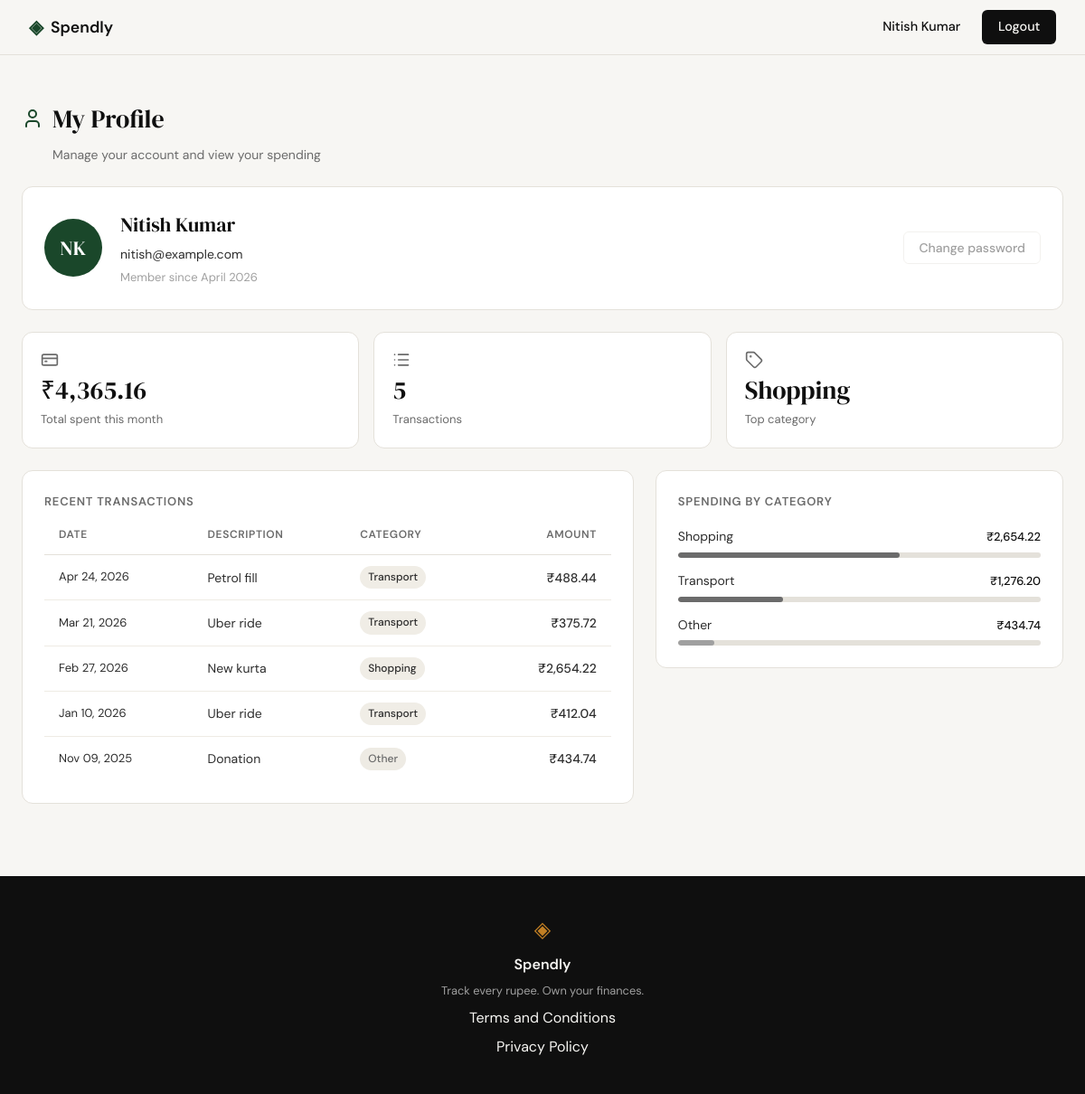
/profile (signed in), run on the app's committed database.
### tables this page shows
CREATE TABLE users (
            id            INTEGER PRIMARY KEY AUTOINCREMENT,
            name          TEXT    NOT NULL,
            email         TEXT    UNIQUE NOT NULL,
            password_hash TEXT    NOT NULL,
            created_at    TEXT    DEFAULT (datetime('now'))
        );

CREATE TABLE expenses (
            id          INTEGER PRIMARY KEY AUTOINCREMENT,
            user_id     INTEGER NOT NULL REFERENCES users(id),
            amount      REAL    NOT NULL,
            category    TEXT    NOT NULL,
            date        TEXT    NOT NULL,
            description TEXT,
            created_at  TEXT    DEFAULT (datetime('now'))
        );

### app.py (the view)
@app.route("/profile")
def profile():
    if not session.get("user_id"):
        return redirect(url_for("login"))
    user_id = session["user_id"]
    user = get_user_by_id(user_id)
    stats = get_summary_stats(user_id)
    transactions = get_recent_transactions(user_id)
    categories = get_category_breakdown(user_id)
    return render_template(
        "profile.html",
        user=user,
        stats=stats,
        transactions=transactions,
        categories=categories,
    )

### database/db.py (called while the page is built)
def get_db():
    conn = sqlite3.connect(DB_PATH)
    conn.row_factory = sqlite3.Row
    conn.execute("PRAGMA foreign_keys = ON")
    return conn

### database/queries.py (called while the page is built)
def get_user_by_id(user_id):
    conn = get_db()
    row = conn.execute(
        "SELECT name, email, created_at FROM users WHERE id = ?",
        (user_id,),
    ).fetchone()
    conn.close()
    if row is None:
        return None
    name = row["name"]
    tokens = name.split()
    initials = "".join(t[0] for t in tokens[:2]).upper() if tokens else ""
    created_at = row["created_at"].split(" ")[0]
    member_since = datetime.strptime(created_at, "%Y-%m-%d").strftime("%B %Y")
    return {
        "name": name,
        "email": row["email"],
        "member_since": member_since,
        "initials": initials,
    }

def get_recent_transactions(user_id, limit=10):
    conn = get_db()
    rows = conn.execute(
        "SELECT date, description, category, amount FROM expenses "
        "WHERE user_id = ? ORDER BY date DESC, id DESC LIMIT ?",
        (user_id, limit),
    ).fetchall()
    conn.close()
    return [
        {
            "date": datetime.strptime(row["date"], "%Y-%m-%d").strftime("%b %d, %Y"),
            "description": row["description"],
            "category": row["category"],
            "amount": f"₹{row['amount']:,.2f}",
        }
        for row in rows
    ]

def get_summary_stats(user_id):
    conn = get_db()
    totals = conn.execute(
        "SELECT COALESCE(SUM(amount), 0) AS total, COUNT(*) AS cnt "
        "FROM expenses WHERE user_id = ?",
        (user_id,),
    ).fetchone()
    top = conn.execute(
        "SELECT category, SUM(amount) AS total FROM expenses "
        "WHERE user_id = ? GROUP BY category ORDER BY total DESC LIMIT 1",
        (user_id,),
    ).fetchone()
    conn.close()
    total = totals["total"]
    count = totals["cnt"]
    top_category = top["category"] if top is not None else "—"
    return {
        "total_spent": f"₹{total:,.2f}",
        "transaction_count": count,
        "top_category": top_category,
    }

### templates/profile.html (shortened to what this page needs)
{% extends "base.html" %}
{% block head %}
<link rel="stylesheet" href="{{ url_for('static', filename='css/profile.css') }}">
{% endblock %}
{% block content %}
<div class="profile-page">
    <div class="profile-header">
        <div class="profile-header-left">
            <i data-lucide="user"></i>
            <h1 class="profile-title">My Profile</h1>
        </div>
        <p class="profile-subtitle">Manage your account and view your spending</p>
    </div>
    <div class="profile-card">
        <div class="avatar-circle">{{ user.initials }}</div>
        <div class="profile-card-info">
            <h2 class="profile-name">{{ user.name }}</h2>
            <p class="profile-email">{{ user.email }}</p>
            <p class="profile-since">Member since {{ user.member_since }}</p>
        </div>
        <div class="profile-card-actions">
            <button class="btn-ghost btn-disabled" disabled>Change password</button>
        </div>
    </div>
    <div class="stats-row">
        <div class="stat-card">
            <i data-lucide="credit-card" class="stat-icon"></i>
            <span class="stat-value">{{ stats.total_spent }}</span>
            <span class="stat-label">Total spent this month</span>
        </div>
        <div class="stat-card">
            <i data-lucide="list" class="stat-icon"></i>
            <span class="stat-value">{{ stats.transaction_count }}</span>
            <span class="stat-label">Transactions</span>
        </div>
        <div class="stat-card">
            <i data-lucide="tag" class="stat-icon"></i>
            <span class="stat-value">{{ stats.top_category }}</span>
            <span class="stat-label">Top category</span>
        </div>
    </div>
    <div class="profile-grid">
        <div class="tx-table-wrap">
            <h3 class="section-heading">Recent Transactions</h3>
            <table class="tx-table">
                <thead>
                    <tr>
                        <th>Date</th>
                        <th>Description</th>
                        <th>Category</th>
                        <th class="tx-amount-col">Amount</th>
                    </tr>
                </thead>
                <tbody>
                    {% for tx in transactions %}
                    <tr>
                        <td class="tx-date">{{ tx.date }}</td>
                        <td>{{ tx.description }}</td>
                        <td>
                            <span class="badge badge--{{ tx.category | lower }}">{{ tx.category }}</span>
                        </td>
                        <td class="tx-amount">{{ tx.amount }}</td>
                    </tr>
                    {% endfor %}
                </tbody>
            </table>
        </div>
        <div class="category-breakdown">
            <h3 class="section-heading">Spending by Category</h3>
            <div class="category-list">
                {% for cat in categories %}
                <div class="category-row cat--{{ cat.name | lower }}">
                    <div class="category-row-top">
                        <span class="category-name">{{ cat.name }}</span>
                        <span class="category-amount">{{ cat.amount }}</span>
                    </div>
                    <div class="category-bar-track">
                        <div class="category-bar-fill" style="--pct: {{ cat.pct }}%"></div>
                    </div>
                </div>
                {% endfor %}
            </div>
        </div>
    </div>
</div>
{% endblock %}

### templates/base.html (shortened to what this page needs)
<!DOCTYPE html>
<html lang="en">
<head>
    <link rel="stylesheet" href="{{ url_for('static', filename='css/style.css') }}">
    {% block head %}{% endblock %}
</head>
<body>
    <nav class="navbar">
        <div class="nav-inner">
            <a href="{{ url_for('landing') }}" class="nav-brand">
                <span class="brand-icon">◈</span>
                <span class="brand-name">Spendly</span>
            </a>
            <div class="nav-links">
                {% if session.get("user_id") %}
                <span class="nav-username">{{ session["user_name"] }}</span>
                <a href="{{ url_for('logout') }}" class="nav-cta">Logout</a>
                {% else %}
                <a href="{{ url_for('login') }}">Sign in</a>
                <a href="{{ url_for('register') }}" class="nav-cta">Get started</a>
                {% endif %}
            </div>
        </div>
    </nav>
    <main class="main-content">
        {% block content %}{% endblock %}
    </main>
    <footer class="footer">
        <div class="footer-inner">
            <span class="brand-icon">◈</span>
            <span class="footer-name">Spendly</span>
            <p class="footer-copy">Track every rupee. Own your finances.</p>
            <a href="/terms">Terms and Conditions</a>
            <a href="/privacy">Privacy Policy</a>
        </div>
    </footer>
</body>
</html>

### static/css/style.css (style rules this page uses)
:root { --ink: #0f0f0f; --ink-soft: #2d2d2d; --ink-muted: #6b6b6b; --ink-faint: #a0a0a0; --paper: #f7f6f3; --paper-warm: #f0ede6; --paper-card: #ffffff; --accent: #1a472a; --accent-light: #e8f0eb; --accent-2: #c17f24; --accent-2-light: #fdf3e3; --danger: #c0392b; --danger-light: #fdecea; --border: #e4e1da; --border-soft: #eeebe4; --font-display: 'DM Serif Display', Georgia, serif; --font-body: 'DM Sans', system-ui, sans-serif; --max-width: 1200px; --auth-width: 440px; --radius-sm: 6px; --radius-md: 12px; --radius-lg: 20px; }
*, *::before, *::after { box-sizing: border-box; margin: 0; padding: 0; }
html { font-size: 16px; scroll-behavior: smooth; }
body { background: var(--paper); color: var(--ink); font-family: var(--font-body); font-size: 1rem; line-height: 1.6; -webkit-font-smoothing: antialiased; }
a { color: inherit; text-decoration: none; }
.navbar { position: sticky; top: 0; z-index: 100; background: var(--paper); border-bottom: 1px solid var(--border); padding: 0 2rem; }
.nav-inner { max-width: var(--max-width); margin: 0 auto; height: 60px; display: flex; align-items: center; justify-content: space-between; }
.nav-brand { display: flex; align-items: center; gap: 0.5rem; font-family: var(--font-body); font-weight: 600; font-size: 1.1rem; color: var(--ink); }
.brand-icon { color: var(--accent); font-size: 1.3rem; }
.brand-name { color: var(--ink); }
.nav-links { display: flex; align-items: center; gap: 1.5rem; font-size: 0.9rem; font-weight: 500; }
.nav-links a { color: var(--ink-muted); transition: color 0.2s; }
.nav-cta { background: var(--ink) !important; color: var(--paper) !important; padding: 0.45rem 1.1rem; border-radius: var(--radius-sm); transition: background 0.2s !important; }
.main-content { min-height: calc(100vh - 60px - 100px); }
.btn-ghost { display: inline-block; background: transparent; color: var(--ink-soft); padding: 0.65rem 1.5rem; border-radius: var(--radius-sm); font-size: 0.9rem; font-weight: 500; border: 1px solid var(--border); transition: all 0.2s; text-decoration: none; }
.footer { background: var(--ink); color: var(--paper); padding: 2.5rem 2rem; text-align: center; }
.footer-inner { display: flex; flex-direction: column; align-items: center; gap: 0.4rem; }
.footer .brand-icon { color: var(--accent-2); font-size: 1.5rem; }
.footer-name { font-weight: 600; font-size: 1rem; }
.footer-copy { font-size: 0.8rem; color: var(--ink-faint); }

### data on the page
users: user_name "Nitish Kumar", name "Nitish Kumar", email "nitish@example.com"
expenses: top_category "Shopping", date "Feb 27, 2026", description "New kurta", category "Shopping", amount "₹2,654.22"
expenses: date "Apr 24, 2026", description "Petrol fill", category "Transport", amount "₹488.44"
expenses: date "Mar 21, 2026", description "Uber ride", category "Transport", amount "₹375.72"
expenses: date "Jan 10, 2026", description "Uber ride", category "Transport", amount "₹412.04"
expenses: date "Nov 09, 2025", description "Donation", category "Other", amount "₹434.74"

### other printed values
{{ user.initials }} "NK"
{{ user.member_since }} "April 2026"
{{ stats.total_spent }} "₹4,365.16"
{{ stats.transaction_count }} "5"
{{ cat.name }} "Shopping" "Transport" "Other"
{{ cat.amount }} "₹2,654.22" "₹1,276.20" "₹434.74"
